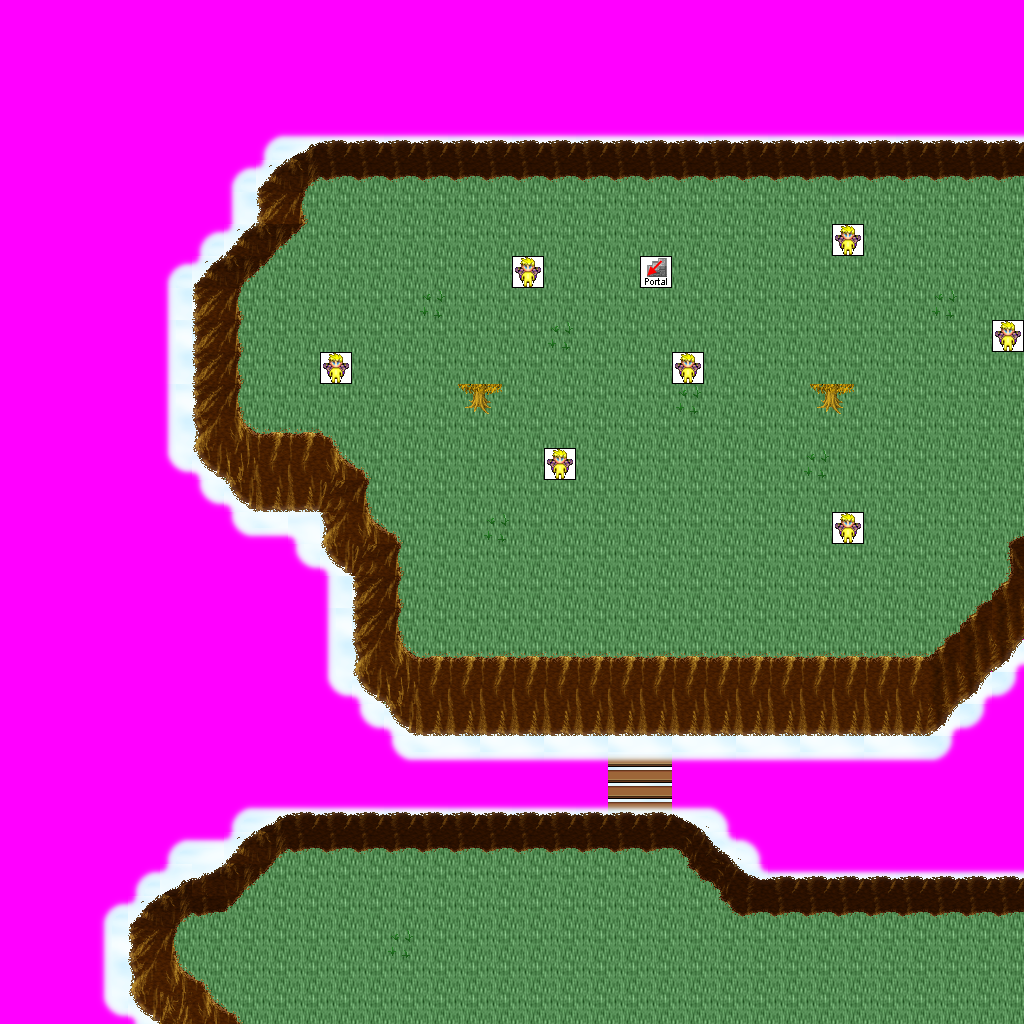

Below is a game level as drawn by its tile map, then a one-line description and the .tmx that defines it (tile-layer data replaced by summaries):
An orthogonal 32x32 tile map with 32x32 px tiles, 8 tile layers (Ground, Objects, Above, Walkable, ...), 13 tilesets and 8 objects (4x newmap, from_west_0, from_west_1, from_north_0, from_north_1).

<map version="1.0" orientation="orthogonal" width="32" height="32" tilewidth="32" tileheight="32">
 <tileset firstgid="1" name="ground_ground" tilewidth="32" tileheight="32">
  <image source="../drawable/ground_ground.png" width="96" height="352" />
 </tileset>
 <tileset firstgid="34" name="ground_ridge_earth_dark" tilewidth="32" tileheight="32">
  <image source="../drawable/ground_ridge_earth_dark.png" width="384" height="256" />
 </tileset>
 <tileset firstgid="130" name="plant_grasses" tilewidth="32" tileheight="32">
  <image source="../drawable/plant_grasses.png" width="96" height="64" />
 </tileset>
 <tileset firstgid="136" name="ground_eye" tilewidth="32" tileheight="32">
  <image source="../drawable/ground_eye.png" width="96" height="96" />
 </tileset>
 <tileset firstgid="145" name="logic_portal" tilewidth="32" tileheight="32">
  <image source="../drawable/logic_portal.png" width="256" height="96" />
 </tileset>
 <tileset firstgid="169" name="plant_tree_tree_golden_small" tilewidth="32" tileheight="32">
  <image source="../drawable/plant_tree_tree_golden_small.png" width="64" height="96" />
 </tileset>
 <tileset firstgid="175" name="plant_flower_daisy_white" tilewidth="32" tileheight="32">
  <image source="../drawable/plant_flower_daisy_white.png" width="64" height="128" />
 </tileset>
 <tileset firstgid="183" name="plant_flower_daisy_yellow" tilewidth="32" tileheight="32">
  <image source="../drawable/plant_flower_daisy_yellow.png" width="64" height="128" />
 </tileset>
 <tileset firstgid="191" name="plant_stump_stump_pale_brown" tilewidth="32" tileheight="32">
  <image source="../drawable/plant_stump_stump_pale_brown.png" width="64" height="64" />
 </tileset>
 <tileset firstgid="195" name="sky_cloud_clouds" tilewidth="32" tileheight="32">
  <image source="../drawable/sky_cloud_clouds.png" width="128" height="256" />
 </tileset>
 <tileset firstgid="227" name="logic_creature_fairy" tilewidth="32" tileheight="32">
  <image source="../drawable/logic_creature_fairy.png" width="128" height="32" />
 </tileset>
 <tileset firstgid="231" name="object_suspension_bridge" tilewidth="32" tileheight="32">
  <image source="../drawable/object_suspension_bridge.png" width="96" height="256" />
 </tileset>
 <tileset firstgid="255" name="walkable_sentinel" tilewidth="32" tileheight="32">
  <image source="../drawable/walkable_sentinel.png" width="32" height="32" />
 </tileset>
 <layer name="Ground" width="32" height="32">
  <data>[1024 cells, 1024 non-empty, 18 distinct tile ids]</data>
 </layer>
 <layer name="Objects" width="32" height="32">
  <data>[1024 cells, 64 non-empty, 19 distinct tile ids]</data>
 </layer>
 <layer name="Above" width="32" height="32">
  <data>[1024 cells, 8 non-empty, 4 distinct tile ids]</data>
 </layer>
 <layer name="Walkable" width="32" height="32">
  <data>[1024 cells, 618 non-empty, 1 distinct tile ids]</data>
 </layer>
 <layer name="Objects_stendhal" width="32" height="32">
  <data>[1024 cells, 663 non-empty, 19 distinct tile ids]</data>
 </layer>
 <layer name="Objects_stendhal2" width="32" height="32">
  <data>[1024 cells, 242 non-empty, 34 distinct tile ids]</data>
 </layer>
 <layer name="Above_stendhal" width="32" height="32">
  <data>[1024 cells, 0 non-empty, 0 distinct tile ids]</data>
 </layer>
 <layer name="Objects_stendhal3" width="32" height="32">
  <data>[1024 cells, 8 non-empty, 2 distinct tile ids]</data>
 </layer>
 <objectgroup name="Mapevents" width="32" height="32">
  <object name="exit_east_0" type="newmap" x="992" y="192" width="32" height="288">
   <properties>
    <property name="map" value="level_6_kikareukin_islands_x1_y0" />
    <property name="place" value="from_east_0" />
   </properties>
  </object>
  <object name="exit_east_1" type="newmap" x="992" y="928" width="32" height="96">
   <properties>
    <property name="map" value="level_6_kikareukin_islands_x1_y0" />
    <property name="place" value="from_east_1" />
   </properties>
  </object>
  <object name="exit_south_0" type="newmap" x="256" y="992" width="128" height="32">
   <properties>
    <property name="map" value="level_6_kikareukin_islands_x0_y1" />
    <property name="place" value="from_south_0" />
   </properties>
  </object>
  <object name="exit_south_1" type="newmap" x="448" y="992" width="576" height="32">
   <properties>
    <property name="map" value="level_6_kikareukin_islands_x0_y1" />
    <property name="place" value="from_south_1" />
   </properties>
  </object>
 </objectgroup>
 <objectgroup name="Spawn" width="32" height="32">
  <object name="from_west_0" x="992" y="320" width="32" height="32" />
  <object name="from_west_1" x="992" y="960" width="32" height="32" />
  <object name="from_north_0" x="320" y="992" width="32" height="32" />
  <object name="from_north_1" x="736" y="992" width="32" height="32" />
 </objectgroup>
 <objectgroup name="Keys" width="32" height="32" />
 <objectgroup name="Replace" width="32" height="32" />
</map>
